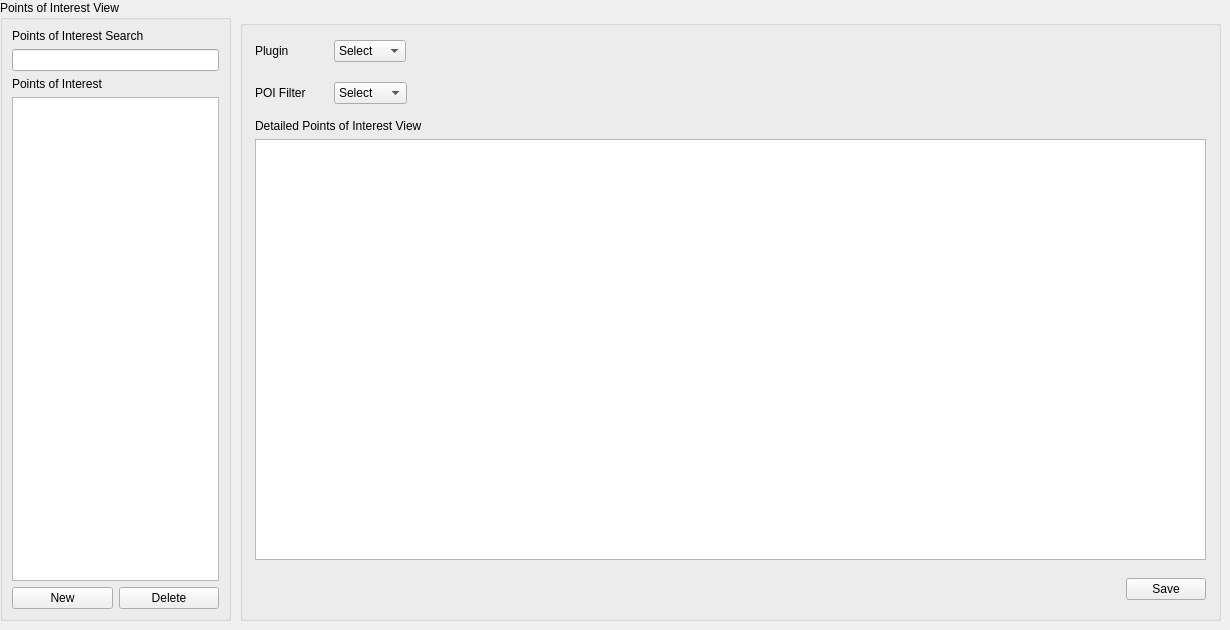
    <widget class="QWidget" name="PointsOfInterestTab">
     <attribute name="title">
      <string>Points of Interest</string>
     </attribute>
     <widget class="QGroupBox" name="PointsOfInterestViewContainer">
      <property name="geometry">
       <rect>
        <x>0</x>
        <y>0</y>
        <width>231</width>
        <height>621</height>
       </rect>
      </property>
      <property name="font">
       <font>
        <weight>50</weight>
        <bold>false</bold>
       </font>
      </property>
      <property name="title">
       <string>Points of Interest View</string>
      </property>
      <layout class="QVBoxLayout" name="verticalLayout_2">
       <item>
        <layout class="QVBoxLayout" name="PointsOfInterestViewLayout">
         <item>
          <widget class="QLabel" name="poisearchlabel">
           <property name="text">
            <string>Points of Interest Search</string>
           </property>
          </widget>
         </item>
         <item>
          <widget class="QLineEdit" name="poiSearch">
           <property name="font">
            <font>
             <weight>50</weight>
             <bold>false</bold>
            </font>
           </property>
           <property name="focusPolicy">
            <enum>Qt::NoFocus</enum>
           </property>
          </widget>
         </item>
         <item>
          <widget class="QLabel" name="poipoilabel">
           <property name="text">
            <string>Points of Interest</string>
           </property>
          </widget>
         </item>
         <item>
          <widget class="QListWidget" name="poiList"/>
         </item>
        </layout>
       </item>
       <item>
        <layout class="QHBoxLayout" name="PointsOfInterestButtonsLayout">
         <item>
          <widget class="QPushButton" name="newPOIButton">
           <property name="text">
            <string>New</string>
           </property>
          </widget>
         </item>
         <item>
          <widget class="QPushButton" name="poiDeleteButton">
           <property name="text">
            <string>Delete</string>
           </property>
          </widget>
         </item>
        </layout>
       </item>
      </layout>
     </widget>
     <widget class="QGroupBox" name="DetailedPointsOfInterestViewContainer">
      <property name="geometry">
       <rect>
        <x>240</x>
        <y>20</y>
        <width>981</width>
        <height>601</height>
       </rect>
      </property>
      <property name="font">
       <font>
        <weight>50</weight>
        <bold>false</bold>
       </font>
      </property>
      <property name="title">
       <string/>
      </property>
      <widget class="QWidget" name="horizontalLayoutWidget_9">
       <property name="geometry">
        <rect>
         <x>15</x>
         <y>57</y>
         <width>951</width>
         <height>32</height>
        </rect>
       </property>
       <layout class="QHBoxLayout" name="POIFilterLayout">
        <item>
         <widget class="QLabel" name="poifilterlabel">
          <property name="text">
           <string>POI Filter</string>
          </property>
         </widget>
        </item>
        <item>
         <widget class="QComboBox" name="poiFilterDropDown">
          <property name="font">
           <font>
            <weight>50</weight>
            <bold>false</bold>
           </font>
          </property>
          <item>
           <property name="text">
            <string>Select</string>
           </property>
          </item>
         </widget>
        </item>
        <item>
         <spacer name="POIFilterSpacer">
          <property name="orientation">
           <enum>Qt::Horizontal</enum>
          </property>
          <property name="sizeType">
           <enum>QSizePolicy::Preferred</enum>
          </property>
          <property name="sizeHint" stdset="0">
           <size>
            <width>799</width>
            <height>20</height>
           </size>
          </property>
         </spacer>
        </item>
       </layout>
      </widget>
      <widget class="QWidget" name="verticalLayoutWidget_3">
       <property name="geometry">
        <rect>
         <x>15</x>
         <y>99</y>
         <width>951</width>
         <height>441</height>
        </rect>
       </property>
       <layout class="QVBoxLayout" name="detailedpoilayout">
        <item>
         <widget class="QLabel" name="detailedpoiviewlabel">
          <property name="font">
           <font>
            <weight>50</weight>
            <bold>false</bold>
           </font>
          </property>
          <property name="text">
           <string>Detailed Points of Interest View</string>
          </property>
         </widget>
        </item>
        <item>
         <widget class="QTextEdit" name="poiViewField">
          <property name="font">
           <font>
            <weight>50</weight>
            <bold>false</bold>
           </font>
          </property>
          <property name="html">
           <string>&lt;!DOCTYPE HTML PUBLIC &quot;-//W3C//DTD HTML 4.0//EN&quot; &quot;http://www.w3.org/TR/REC-html40/strict.dtd&quot;&gt;
&lt;html&gt;&lt;head&gt;&lt;meta name=&quot;qrichtext&quot; content=&quot;1&quot; /&gt;&lt;style type=&quot;text/css&quot;&gt;
p, li { white-space: pre-wrap; }
&lt;/style&gt;&lt;/head&gt;&lt;body style=&quot; font-family:'.SF NS Text'; font-size:13pt; font-weight:400; font-style:normal;&quot;&gt;
&lt;p style=&quot;-qt-paragraph-type:empty; margin-top:0px; margin-bottom:0px; margin-left:0px; margin-right:0px; -qt-block-indent:0; text-indent:0px; font-weight:600;&quot;&gt;&lt;br /&gt;&lt;/p&gt;
&lt;p style=&quot;-qt-paragraph-type:empty; margin-top:0px; margin-bottom:0px; margin-left:0px; margin-right:0px; -qt-block-indent:0; text-indent:0px; font-weight:600;&quot;&gt;&lt;br /&gt;&lt;/p&gt;&lt;/body&gt;&lt;/html&gt;</string>
          </property>
         </widget>
        </item>
       </layout>
      </widget>
      <widget class="QWidget" name="horizontalLayoutWidget_10">
       <property name="geometry">
        <rect>
         <x>15</x>
         <y>553</y>
         <width>951</width>
         <height>32</height>
        </rect>
       </property>
       <layout class="QHBoxLayout" name="POIButtonsLayout">
        <item>
         <spacer name="POIButtonsSpacer">
          <property name="orientation">
           <enum>Qt::Horizontal</enum>
          </property>
          <property name="sizeType">
           <enum>QSizePolicy::Preferred</enum>
          </property>
          <property name="sizeHint" stdset="0">
           <size>
            <width>4040</width>
            <height>20</height>
           </size>
          </property>
         </spacer>
        </item>
        <item>
         <widget class="QPushButton" name="poiSaveButton">
          <property name="text">
           <string>     Save     </string>
          </property>
         </widget>
        </item>
       </layout>
      </widget>
      <widget class="QWidget" name="horizontalLayoutWidget_8">
       <property name="geometry">
        <rect>
         <x>15</x>
         <y>15</y>
         <width>951</width>
         <height>32</height>
        </rect>
       </property>
       <layout class="QHBoxLayout" name="POIPluginLayout">
        <item>
         <widget class="QLabel" name="POIPluginLabel">
          <property name="text">
           <string>Plugin</string>
          </property>
         </widget>
        </item>
        <item>
         <widget class="QComboBox" name="poiPluginDropDown">
          <property name="font">
           <font>
            <weight>50</weight>
            <bold>false</bold>
           </font>
          </property>
          <item>
           <property name="text">
            <string>Select</string>
           </property>
          </item>
         </widget>
        </item>
        <item>
         <spacer name="POIPluginSpacer">
          <property name="orientation">
           <enum>Qt::Horizontal</enum>
          </property>
          <property name="sizeType">
           <enum>QSizePolicy::Preferred</enum>
          </property>
          <property name="sizeHint" stdset="0">
           <size>
            <width>800</width>
            <height>20</height>
           </size>
          </property>
         </spacer>
        </item>
       </layout>
      </widget>
     </widget>
    </widget>
